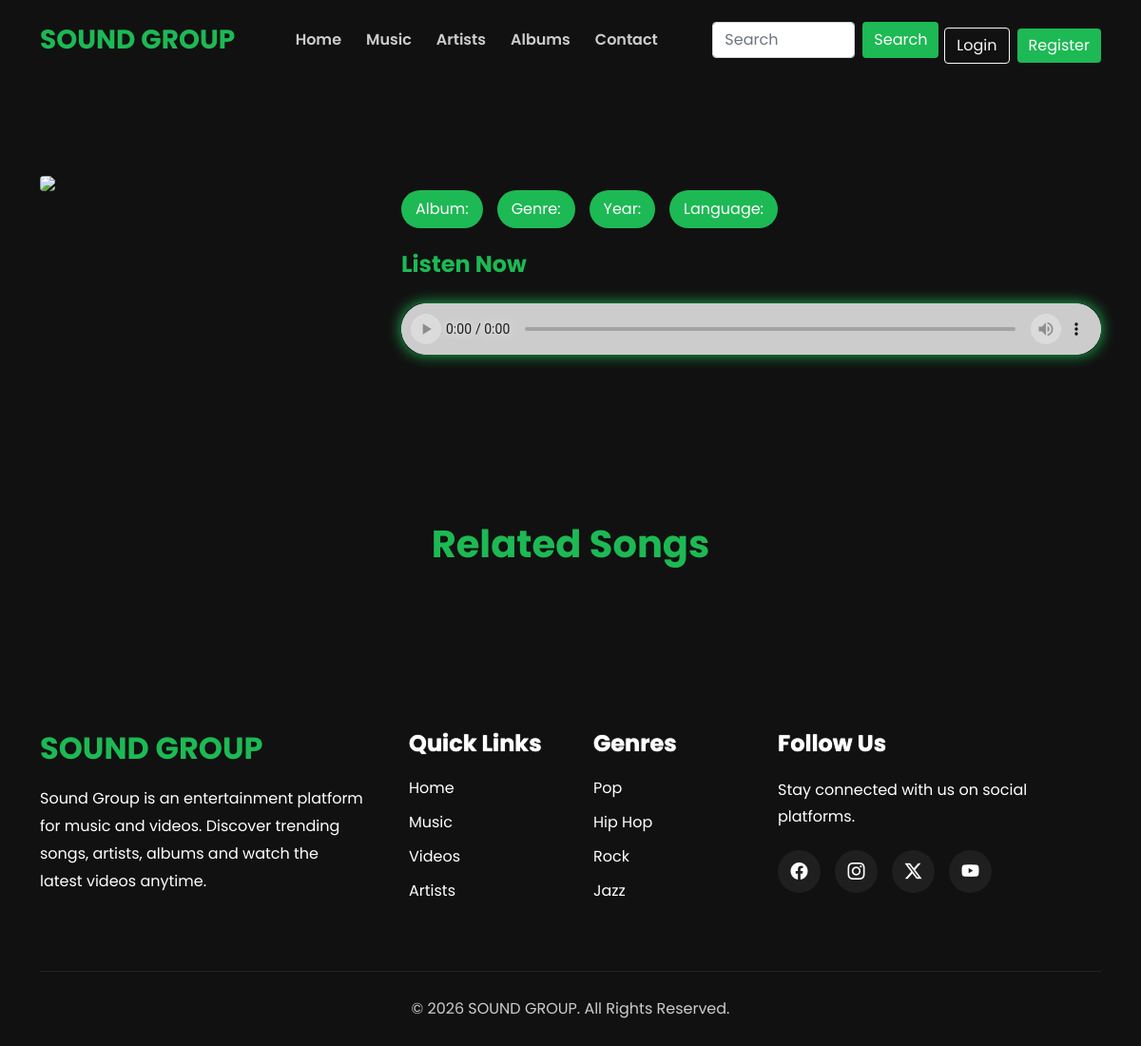
Before: /music-details.php with the older database file.
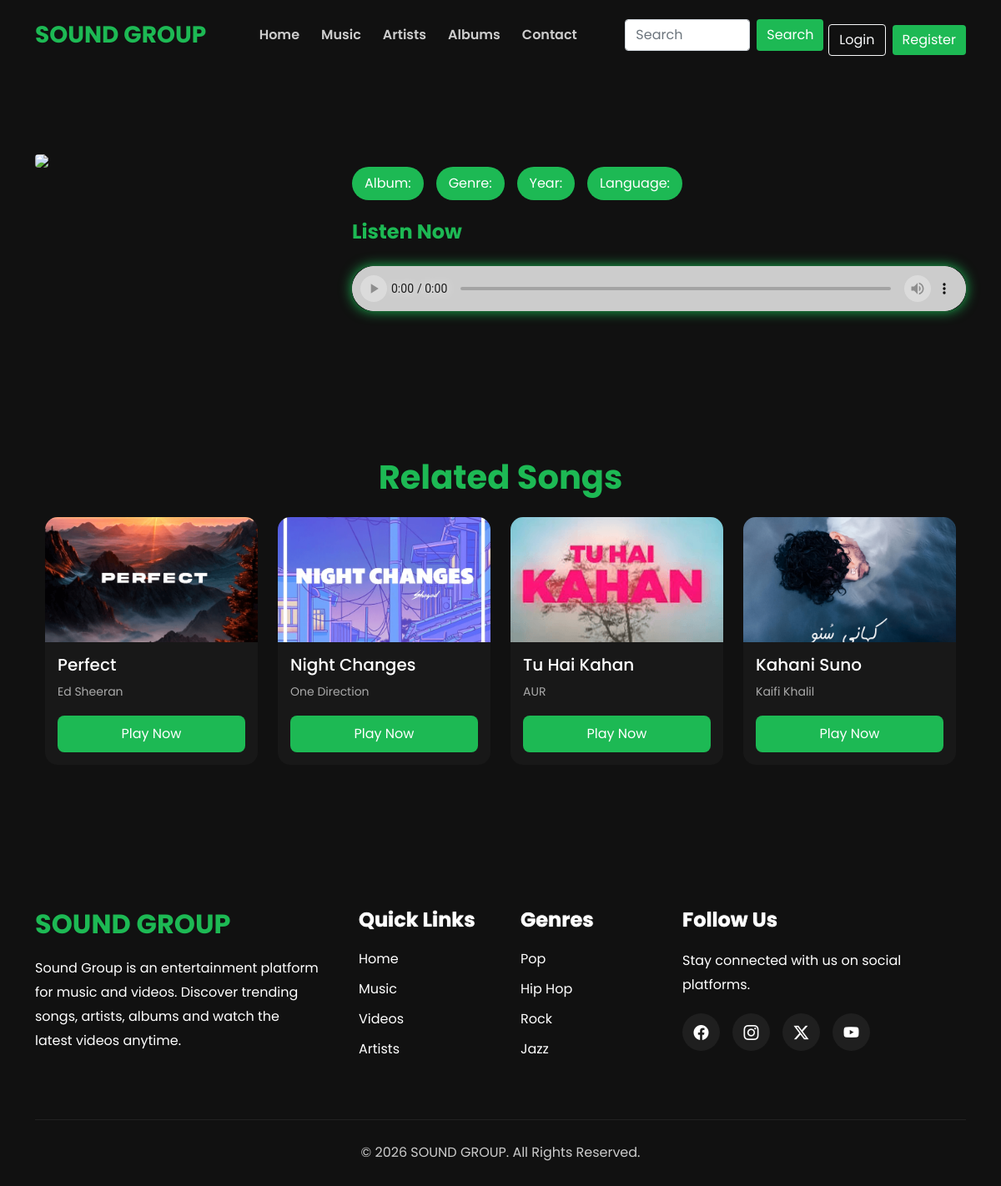
After: the same page with the newer database file.
### tables this page shows
CREATE TABLE `music` (
  `id` int(11) NOT NULL,
  `title` varchar(255) NOT NULL,
  `artist` varchar(255) NOT NULL,
  `album` varchar(255) NOT NULL,
  `genre` varchar(100) NOT NULL,
  `language` varchar(100) NOT NULL,
  `year` year(4) NOT NULL,
  `image` varchar(255) NOT NULL,
  `music_file` varchar(255) NOT NULL,
  `description` text DEFAULT NULL,
  `created_at` timestamp NOT NULL DEFAULT current_timestamp()
);

### music-details.php (the view, shortened to what this page needs)
<?php
include("./includes/header.php");
$id = $_GET['id'];
$get_music = mysqli_query(
    $connection,
    "SELECT * FROM music WHERE id = '$id'"
);
$music = mysqli_fetch_assoc($get_music);
$related_music = mysqli_query(
    $connection,
    "SELECT * FROM music
     WHERE id != '$id'
     ORDER BY RAND()
     LIMIT 4"
);
?>
<link rel="stylesheet" href="./css/music-details.css">
<body>
    <section class="container py-5">
        <section class="row py-5">
            <section class="col-md-4">
                <img src="./uploads/images/<?php echo $music['image']; ?>" class="img-fluid rounded">
            </section>
            <section class="col-md-8">
                <section class="music-meta">
                    <span>Album: <?php echo $music['album']; ?></span>
                    <span>Genre: <?php echo $music['genre']; ?></span>
                    <span>Year: <?php echo $music['year']; ?></span>
                    <span>Language: <?php echo $music['language']; ?></span>
                </section>
                <h4 class="mt-4 mb-3">Listen Now</h4>
                <audio controls class="w-100">
                    <source src="./uploads/music/<?php echo $music['music_file']; ?>">
                </audio>
            </section>
        </section>
        <section class="container related-songs">
            <h3 class="text-center">Related Songs</h3>
            <section class="row mt-4">
                <?php while ($related = mysqli_fetch_assoc($related_music)) { ?>
                    <section class="col-lg-3 col-md-4 col-sm-6 mb-4">
                        <section class="related-card">
                            <img src="./uploads/images/<?php echo $related['image']; ?>" class="img-fluid">
                            <section class="related-content">
                                <h6><?php echo $related['title']; ?></h6>
                                <p><?php echo $related['artist']; ?></p>
                                <a href="music-details.php?id=<?php echo $related['id']; ?>" class="related-btn">Play Now</a>
                            </section>
                        </section>
                    </section>
                <?php } ?>
            </section>
        </section>
    </section>
    <?php
    include("./includes/footer.php");
    ?>

Changed rows visible on the page:
added music: image (picture), title "Perfect", artist "Ed Sheeran"
added music: image (picture), title "Night Changes", artist "One Direction"
added music: image (picture), title "Tu Hai Kahan", artist "AUR"
added music: image (picture), title "Kahani Suno", artist "Kaifi Khalil"
